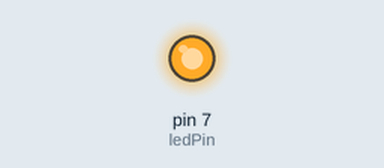
Recording of a sketch running on a simulated Arduino Uno, built with avr-gcc and run on an emulated ATmega328P. On the bench: output pins drawn as LEDs (lit = HIGH).

Above: at 0.37 s.
At 3.2 s:
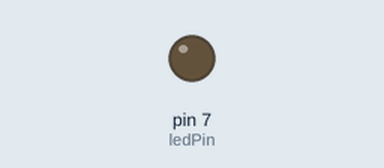
Timing chart, 0 to 5.2 s (numbered marks = the images above):
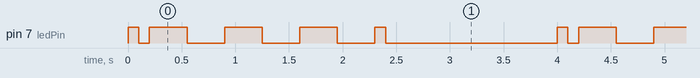

The sketch:

Pin8.ino
```cpp
int dot = 100;
int dash = 350;
int ledPin = 7;
int finalDelay = 1500;

void setup() {
  // put your setup code here, to run once:
  pinMode (ledPin,OUTPUT);

}

void loop() {
  // put your main code here, to run repeatedly:
  digitalWrite(ledPin,HIGH);
  delay(dot);
  digitalWrite(ledPin,LOW);
  delay(dot);

  digitalWrite(ledPin,HIGH);
  delay(dash);
  digitalWrite(ledPin,LOW);
  delay(dash);

  digitalWrite(ledPin,HIGH);
  delay(dash);
  digitalWrite(ledPin,LOW);
  delay(dash);

  digitalWrite(ledPin,HIGH);
  delay(dash);
  digitalWrite(ledPin,LOW);
  delay(dash);

  digitalWrite(ledPin,HIGH);
  delay(dot);
  digitalWrite(ledPin,LOW);
  delay(dot);

  delay (finalDelay);
}
```

Measured:
- by itself, pin 7 (ledPin): repeats every 4.0 s: LOW 0.10 s, 3 × (HIGH 0.35 s, LOW 0.35 s), HIGH 0.10 s, LOW 1.6 s, HIGH 0.10 s
- by itself, everything shown: repeats every 4.0 s, in 10 steps
